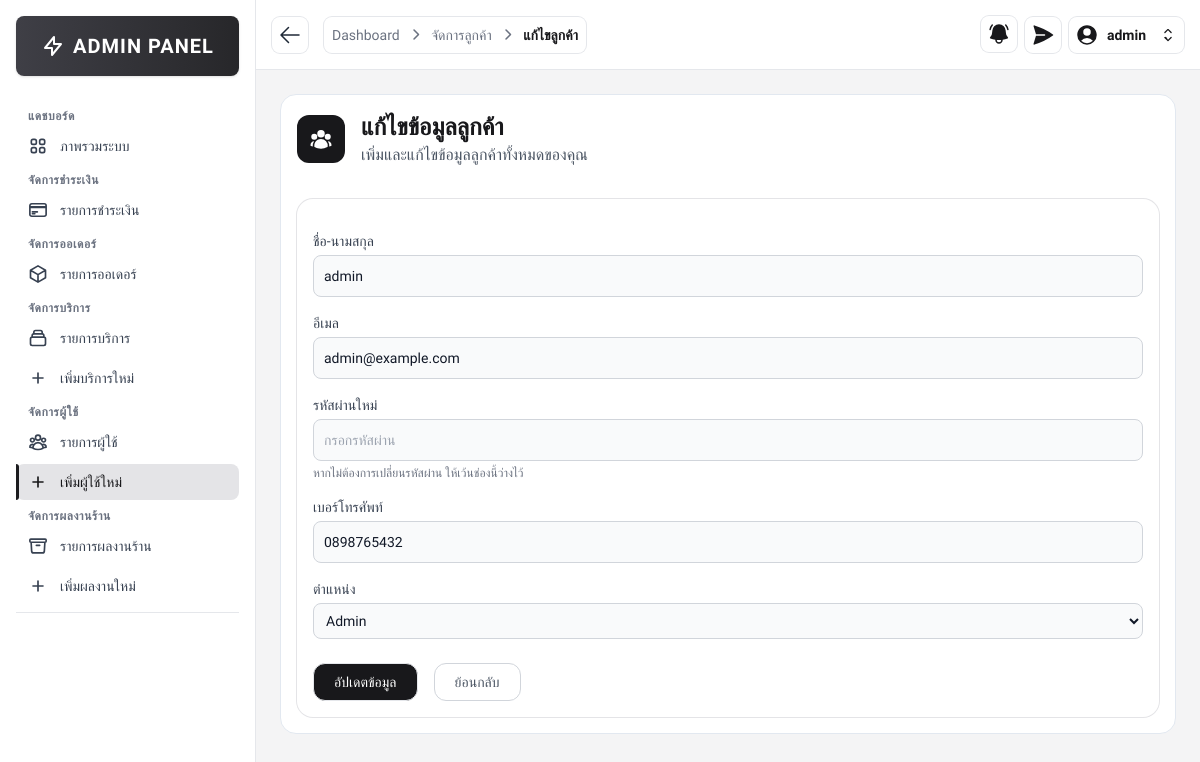
The app's page /src/admin/customer_add.php?id=2 (signed in) with its own data.
### tables this page shows
CREATE TABLE customers (
    customer_id INT AUTO_INCREMENT PRIMARY KEY,
    fullname VARCHAR(100) NOT NULL,
    email VARCHAR(100) NOT NULL UNIQUE,
    password VARCHAR(255) NOT NULL,
    phone VARCHAR(20),
    role ENUM('customer', 'admin') DEFAULT 'customer',
    created_at TIMESTAMP DEFAULT CURRENT_TIMESTAMP
);

### src/admin/customer_add.php (the view, shortened to what this page needs)
<?php
require __DIR__ . '/../includes/db_connect.php';
$isEditMode = false;
$customer = [
    'customer_id' => '',
    'fullname' => '',
    'email' => '',
    'phone' => '',
    'role' => 'customer'
];
if (isset($_GET['id'])) {
    $isEditMode = true;
    $customer_id = $_GET['id'];
    $stmt = $conn->prepare("SELECT * FROM customers WHERE customer_id = ?");
    $stmt->bind_param("i", $customer_id);
    $stmt->execute();
    $result = $stmt->get_result();
    $customer = $result->fetch_assoc();
}
?>
<!DOCTYPE html>
<html lang="th">
<head>
    <script src="https://cdn.tailwindcss.com"></script>
    <link rel="stylesheet" href="https://cdnjs.cloudflare.com/ajax/libs/font-awesome/6.4.0/css/all.min.css">
</head>
<body class="bg-zinc-100 font-thai">
    <?php include '../includes/sidebar.php'; ?>
    <div class="ml-64">
        <?php
        include '../includes/admin_navbar.php';
        ?>
        <div class="p-6">
            <div class=" text-zinc-900 bg-white rounded-2xl border border-slate-200 mb-2">
                <div class="flex items-center p-4">
                    <div class="mr-4 rounded-xl bg-zinc-900 p-3">
                    </div>
                    <div class="">
                        <h1 class="flex items-center text-2xl font-bold text-zinc-900">
                            <?= $isEditMode ? 'แก้ไขข้อมูลลูกค้า' : 'เพิ่มข้อมูลลูกค้าใหม่' ?>
                        </h1>
                        <p class="text-gray-600">
                            เพิ่มและแก้ไขข้อมูลลูกค้าทั้งหมดของคุณ
                        </p>
                    </div>
                </div>
                <div class="form-container w-max-[800px] p-4">
                    <div class="bg-white items-center p-4 ring-1 ring-zinc-200 rounded-2xl">
                        <form action="customer_add.php<?php echo $isEditMode ? '?id=' . $customer['customer_id'] : ''; ?>" method="POST" class="space-y-4">
                            <div>
                                <label for="fullname" class="block text-sm font-medium text-gray-700 mb-1">ชื่อ-นามสกุล</label>
                                <input type="text" id="fullname" name="fullname" required
                                    placeholder="กรอกชื่อ-นามสกุล"
                                    class="bg-gray-50 border border-gray-300 text-gray-900 text-sm rounded-lg focus:ring-blue-500 focus:border-blue-500 block w-full p-2.5"
                                    value="<?php echo htmlspecialchars($customer['fullname']); ?>">
                            </div>
                            <div>
                                <label for="email" class="block text-sm font-medium text-gray-700 mb-1">อีเมล</label>
                                <input type="email" id="email" name="email" required
                                    placeholder="กรอกอีเมล"
                                    class="bg-gray-50 border border-gray-300 text-gray-900 text-sm rounded-lg focus:ring-blue-500 focus:border-blue-500 block w-full p-2.5"
                                    value="<?php echo htmlspecialchars($customer['email']); ?>">
                            </div>
                            <div>
                                <label for="password" class="block text-sm font-medium text-gray-700 mb-1">
                                    <?php echo $isEditMode ? 'รหัสผ่านใหม่' : 'รหัสผ่าน'; ?>
                                </label>
                                <input type="password" id="password" name="password" <?php echo $isEditMode ? '' : 'required'; ?>
                                    placeholder="กรอกรหัสผ่าน"
                                    class="bg-gray-50 border border-gray-300 text-gray-900 text-sm rounded-lg focus:ring-blue-500 focus:border-blue-500 block w-full p-2.5"
                                    placeholder="<?php echo $isEditMode ? 'เว้นว่างไว้หากไม่ต้องการเปลี่ยนรหัสผ่าน' : ''; ?>">
                                <?php if ($isEditMode): ?>
                                    <p class="mt-1 text-xs text-gray-500">หากไม่ต้องการเปลี่ยนรหัสผ่าน ให้เว้นช่องนี้ว่างไว้</p>
                                <?php endif; ?>
                            </div>
                            <div>
                                <label for="phone" class="block text-sm font-medium text-gray-700 mb-1">เบอร์โทรศัพท์</label>
                                <input type="text" id="phone" name="phone"
                                    placeholder="กรอกเบอร์โทรศัพท์"
                                    class="bg-gray-50 border border-gray-300 text-gray-900 text-sm rounded-lg focus:ring-blue-500 focus:border-blue-500 block w-full p-2.5"
                                    value="<?php echo htmlspecialchars($customer['phone']); ?>">
                            </div>
                            <div>
                                <label for="role" class="block text-sm font-medium text-gray-700 mb-1">ตำแหน่ง</label>
                                <select id="role" name="role" required
                                    class="bg-gray-50 border border-gray-300 text-gray-900 text-sm rounded-lg focus:ring-blue-500 focus:border-blue-500 block w-full p-2">
                                    <option value="admin" <?php echo $customer['role'] === 'admin' ? 'selected' : ''; ?>>Admin</option>
                                </select>
                            </div>
                            <div class="flex space-x-4 pt-2">
                                <button type="submit"
                                    class="border transition font-medium rounded-xl text-sm px-5 py-2 text-center flex items-center justify-center bg-zinc-900 text-white hover:bg-zinc-800">
                                    <?php echo $isEditMode ? 'อัปเดตข้อมูล' : 'บันทึกข้อมูล'; ?>
                                </button>
                                <a href="customer_list.php"
                                    class="border transition font-medium rounded-xl text-sm px-5 py-2 text-center flex items-center justify-center bg-white text-gray-600 border-gray-300 hover:bg-gray-100">
                                    ย้อนกลับ
                                </a>
                            </div>
                        </form>
                    </div>
                </div>
            </div>
        </div>
    </div>
</body>
</html>

### src/admin/customer_add.php (style rules this page uses)
.font-thai { font-family: 'IBM Plex Sans Thai', sans-serif; }

### src/includes/sidebar.php (style rules this page uses)
.font-thai { font-family: 'IBM Plex Sans Thai', sans-serif; }

### src/includes/admin_navbar.php (style rules this page uses)
.font-thai { font-family: 'IBM Plex Sans Thai', sans-serif; }

### records on screen
customers: fullname "admin", email "admin@example.com", phone "0898765432", role "Admin"

### other values on screen
$item "Dashboard"
$item "จัดการลูกค้า"
$item "แก้ไขลูกค้า"
$fullname "admin"
